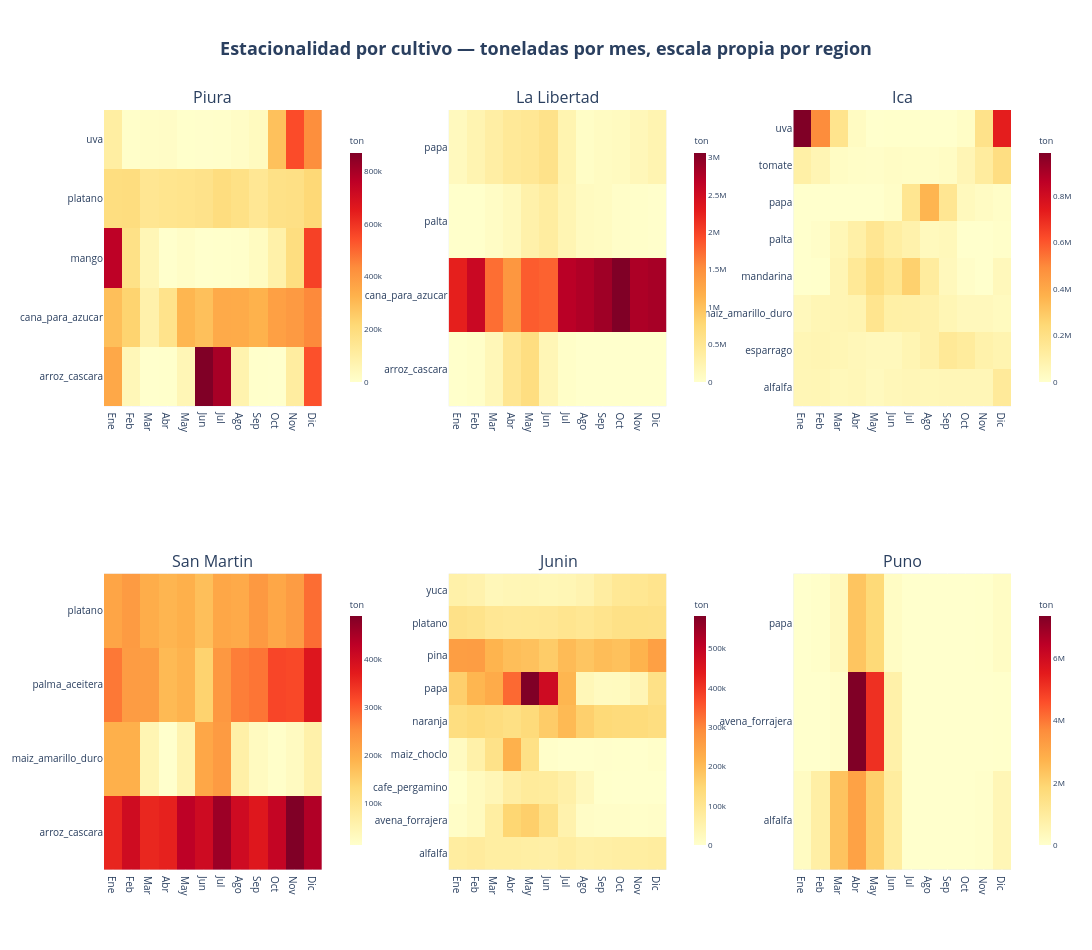

Notebook code cell kept with this figure:
### Markdown cell above
### Estacionalidad por cultivo, dentro de cada región

Cada celda es el total de toneladas 2020–2025 de ese cultivo en ese mes (no %). Igual que el heatmap anterior, cada panel de región usa su **propia escala de color**.

### Code cell
cultivo_mes = (
    df_cultivo.groupby(["region", "cultivo", "mes"], observed=True)["produccion_ton"]
    .sum(min_count=1)
    .reset_index()
)

# go.Heatmap por región (no facet de px) para que cada panel solo liste sus propios cultivos
# y tenga su propia escala de color (en toneladas, no %) — mismo enfoque que la fig. anterior
from plotly.subplots import make_subplots

regiones_cultivo = [r for r in REGION_ORDER if r in cultivo_mes["region"].unique()]
ncols = 3
nrows = -(-len(regiones_cultivo) // ncols)

fig = make_subplots(
    rows=nrows, cols=ncols, subplot_titles=regiones_cultivo,
    horizontal_spacing=0.14, vertical_spacing=0.22,
)

coloraxes = {}
for i, region in enumerate(regiones_cultivo):
    sub = cultivo_mes[cultivo_mes["region"] == region]
    cultivos_region = sorted(sub["cultivo"].unique())
    tabla = sub.pivot_table(index="cultivo", columns="mes", values="produccion_ton", aggfunc="sum")
    tabla = tabla.reindex(index=cultivos_region, columns=MESES_ORDEN)

    row, col = i // ncols + 1, i % ncols + 1
    eje = "" if i == 0 else str(i + 1)
    xdom = fig.layout[f"xaxis{eje}"].domain
    ydom = fig.layout[f"yaxis{eje}"].domain
    nombre_coloraxis = "coloraxis" if i == 0 else f"coloraxis{i + 1}"

    fig.add_trace(
        go.Heatmap(z=tabla.values, x=MESES_ABREV, y=cultivos_region, coloraxis=nombre_coloraxis),
        row=row, col=col,
    )
    coloraxes[nombre_coloraxis] = dict(
        colorscale="YlOrRd",
        colorbar=dict(
            x=xdom[1] + 0.02, y=sum(ydom) / 2, len=(ydom[1] - ydom[0]) * 0.9,
            thickness=12, title=dict(text="ton", font=dict(size=9)), tickfont=dict(size=8),
        ),
    )

fig.update_layout(
    title=titulo_centrado("Estacionalidad por cultivo — toneladas por mes, escala propia por region"),
    width=1500, height=950,
    margin=dict(t=110, b=80),
    **coloraxes,
)
fig.update_xaxes(tickfont=dict(size=10))
fig.update_yaxes(tickfont=dict(size=10))
guardar(fig, "eda_regional_heatmap_cultivo_mes")
fig.show()

### Figure 1 — Plotly figure (JSON) as saved in the notebook; plotly's stock layout.template omitted (floating-point values rounded to 4 significant figures)
{"data": [{"coloraxis": "coloraxis", "type": "heatmap", "x": ["Ene", "Feb", "Mar", "Abr", "May", "Jun", "Jul", "Ago", "Sep", "Oct", "Nov", "Dic"], "xaxis": "x", "y": ["arroz_cascara", "cana_para_azucar", "mango", "platano", "uva"], "yaxis": "y", "z": [[356700.0, 50460.0, 0.0, 1295.0, 53990.0, 871300.0, 800700.0, 74460.0, 1722.0, 194.0, 109100.0, 541100.0], [291200.0, 233000.0, 82630.0, 163100.0, 315700.0, 287600.0, 349300.0, 347100.0, 325400.0, 380900.0, 398100.0, 440100.0], [759000.0, 173500.0, 54370.0, 904.0, 12630.0, 498.0, 1343.0, 4310.0, 26380.0, 85950.0, 191500.0, 572000.0], [190700.0, 194600.0, 146200.0, 155100.0, 160000.0, 166900.0, 195100.0, 175800.0, 140200.0, 172600.0, 178600.0, 215500.0], [103900.0, 8540.0, 12140.0, 15600.0, 2720.0, 3075.0, 5650.0, 15900.0, 33210.0, 286000.0, 549800.0, 428700.0]]}, {"coloraxis": "coloraxis2", "type": "heatmap", "x": ["Ene", "Feb", "Mar", "Abr", "May", "Jun", "Jul", "Ago", "Sep", "Oct", "Nov", "Dic"], "xaxis": "x2", "y": ["arroz_cascara", "cana_para_azucar", "palta", "papa"], "yaxis": "y2", "z": [[5224.0, 31920.0, 171100.0, 509400.0, 667100.0, 193800.0, 30710.0, 2025.0, 461.0, 36.0, 1778.0, 101.0], [2263000.0, 2564000.0, 1722000.0, 1431000.0, 1831000.0, 1792000.0, 2700000.0, 2767000.0, 2874000.0, 3066000.0, 2783000.0, 2822000.0], [5091.0, 6975.0, 63990.0, 130500.0, 292300.0, 381300.0, 216100.0, 104400.0, 87390.0, 38260.0, 29660.0, 10770.0], [122200.0, 235600.0, 352100.0, 456600.0, 492900.0, 588100.0, 239700.0, 51570.0, 86210.0, 102600.0, 166600.0, 233400.0]]}, {"coloraxis": "coloraxis3", "type": "heatmap", "x": ["Ene", "Feb", "Mar", "Abr", "May", "Jun", "Jul", "Ago", "Sep", "Oct", "Nov", "Dic"], "xaxis": "x3", "y": ["alfalfa", "esparrago", "maiz_amarillo_duro", "mandarina", "palta", "papa", "tomate", "uva"], "yaxis": "y3", "z": [[62490.0, 63090.0, 50380.0, 55260.0, 39060.0, 54460.0, 58740.0, 56710.0, 59770.0, 58830.0, 59360.0, 139500.0], [64400.0, 70090.0, 64740.0, 53230.0, 45180.0, 45370.0, 70090.0, 96530.0, 149500.0, 131100.0, 91730.0, 77840.0], [44730.0, 63650.0, 66940.0, 75890.0, 174400.0, 105700.0, 104800.0, 96470.0, 64310.0, 45170.0, 45980.0, 36030.0], [112.0, 1726.0, 66350.0, 149100.0, 216300.0, 169100.0, 270800.0, 128000.0, 44960.0, 12530.0, 0.0, 47300.0], [455.9, 10860.0, 57700.0, 103300.0, 165600.0, 118600.0, 90260.0, 41580.0, 49310.0, 0.0, 0.0, 7994.0], [526.2, 897.8, 1040.0, 939.9, 371.7, 15000.0, 168200.0, 358900.0, 164400.0, 40640.0, 25370.0, 15080.0], [105200.0, 67400.0, 23740.0, 14850.0, 10510.0, 20080.0, 16570.0, 14600.0, 23370.0, 65310.0, 127800.0, 212600.0], [986000.0, 492900.0, 178700.0, 28780.0, 460.0, 3147.0, 1535.0, 1021.0, 1338.0, 15410.0, 189200.0, 733500.0]]}, {"coloraxis": "coloraxis4", "type": "heatmap", "x": ["Ene", "Feb", "Mar", "Abr", "May", "Jun", "Jul", "Ago", "Sep", "Oct", "Nov", "Dic"], "xaxis": "x4", "y": ["arroz_cascara", "maiz_amarillo_duro", "palma_aceitera", "platano"], "yaxis": "y4", "z": [[358600.0, 403200.0, 355900.0, 363100.0, 428800.0, 405200.0, 462900.0, 404400.0, 378500.0, 418900.0, 490700.0, 442900.0], [194600.0, 193800.0, 44430.0, 10880.0, 50050.0, 208800.0, 228800.0, 61200.0, 27330.0, 15040.0, 26460.0, 57210.0], [270800.0, 225900.0, 224300.0, 178800.0, 188700.0, 140800.0, 233500.0, 265400.0, 273600.0, 321300.0, 317900.0, 380200.0], [212700.0, 227300.0, 198200.0, 185700.0, 193500.0, 171400.0, 208200.0, 203900.0, 230800.0, 209200.0, 225700.0, 280900.0]]}, {"coloraxis": "coloraxis5", "type": "heatmap", "x": ["Ene", "Feb", "Mar", "Abr", "May", "Jun", "Jul", "Ago", "Sep", "Oct", "Nov", "Dic"], "xaxis": "x5", "y": ["alfalfa", "avena_forrajera", "cafe_pergamino", "maiz_choclo", "naranja", "papa", "pina", "platano", "yuca"], "yaxis": "y5", "z": [[72490.0, 78560.0, 70060.0, 68710.0, 66550.0, 62960.0, 72550.0, 60820.0, 64930.0, 67510.0, 70480.0, 73690.0], [7859.0, 20720.0, 70010.0, 150100.0, 164500.0, 115800.0, 50930.0, 10680.0, 6861.0, 6068.0, 4417.0, 6210.0], [0.0, 21620.0, 35390.0, 66900.0, 81410.0, 77900.0, 58760.0, 26390.0, 1685.0, 0.0, 0.0, 0.0], [18530.0, 57680.0, 112800.0, 219800.0, 117800.0, 5462.0, 208.1, 760.7, 2423.0, 856.5, 269.9, 4306.0], [127600.0, 139200.0, 129200.0, 121500.0, 136500.0, 170000.0, 204200.0, 161700.0, 142600.0, 137000.0, 136000.0, 128900.0], [163600.0, 211700.0, 232300.0, 332900.0, 582100.0, 478300.0, 211700.0, 33230.0, 19200.0, 20850.0, 38840.0, 116100.0], [257100.0, 259800.0, 215000.0, 196100.0, 189500.0, 169400.0, 200600.0, 182300.0, 197800.0, 190900.0, 216000.0, 252800.0], [114800.0, 109700.0, 93050.0, 90030.0, 91250.0, 93300.0, 102300.0, 95020.0, 105400.0, 116000.0, 117400.0, 115800.0], [58230.0, 50660.0, 31090.0, 36360.0, 37500.0, 34020.0, 37940.0, 47040.0, 71130.0, 91180.0, 96400.0, 105400.0]]}, {"coloraxis": "coloraxis6", "type": "heatmap", "x": ["Ene", "Feb", "Mar", "Abr", "May", "Jun", "Jul", "Ago", "Sep", "Oct", "Nov", "Dic"], "xaxis": "x6", "y": ["alfalfa", "avena_forrajera", "papa"], "yaxis": "y6", "z": [[218600.0, 808900.0, 2343000.0, 3152000.0, 2070000.0, 938900.0, 0.0, 0.0, 16.5, 0.0, 47780.0, 450300.0], [0.0, 0.0, 93580.0, 7339000.0, 5118000.0, 720900.0, 0.0, 0.0, 0.0, 0.0, 0.0, 23070.0], [71.0, 53370.0, 315400.0, 2317000.0, 1800000.0, 159700.0, 0.0, 0.0, 507.0, 0.0, 10760.0, 164800.0]]}], "layout": {"annotations": [{"font": {"size": 16}, "showarrow": false, "text": "Piura", "x": 0.12, "xanchor": "center", "xref": "paper", "y": 1.0, "yanchor": "bottom", "yref": "paper"}, {"font": {"size": 16}, "showarrow": false, "text": "La Libertad", "x": 0.5, "xanchor": "center", "xref": "paper", "y": 1.0, "yanchor": "bottom", "yref": "paper"}, {"font": {"size": 16}, "showarrow": false, "text": "Ica", "x": 0.88, "xanchor": "center", "xref": "paper", "y": 1.0, "yanchor": "bottom", "yref": "paper"}, {"font": {"size": 16}, "showarrow": false, "text": "San Martin", "x": 0.12, "xanchor": "center", "xref": "paper", "y": 0.39, "yanchor": "bottom", "yref": "paper"}, {"font": {"size": 16}, "showarrow": false, "text": "Junin", "x": 0.5, "xanchor": "center", "xref": "paper", "y": 0.39, "yanchor": "bottom", "yref": "paper"}, {"font": {"size": 16}, "showarrow": false, "text": "Puno", "x": 0.88, "xanchor": "center", "xref": "paper", "y": 0.39, "yanchor": "bottom", "yref": "paper"}], "coloraxis": {"colorbar": {"len": 0.351, "thickness": 12, "tickfont": {"size": 8}, "title": {"font": {"size": 9}, "text": "ton"}, "x": 0.26, "y": 0.805}, "colorscale": [[0.0, "rgb(255,255,204)"], [0.125, "rgb(255,237,160)"], [0.25, "rgb(254,217,118)"], [0.375, "rgb(254,178,76)"], [0.5, "rgb(253,141,60)"], [0.625, "rgb(252,78,42)"], [0.75, "rgb(227,26,28)"], [0.875, "rgb(189,0,38)"], [1.0, "rgb(128,0,38)"]]}, "coloraxis2": {"colorbar": {"len": 0.351, "thickness": 12, "tickfont": {"size": 8}, "title": {"font": {"size": 9}, "text": "ton"}, "x": 0.64, "y": 0.805}, "colorscale": [[0.0, "rgb(255,255,204)"], [0.125, "rgb(255,237,160)"], [0.25, "rgb(254,217,118)"], [0.375, "rgb(254,178,76)"], [0.5, "rgb(253,141,60)"], [0.625, "rgb(252,78,42)"], [0.75, "rgb(227,26,28)"], [0.875, "rgb(189,0,38)"], [1.0, "rgb(128,0,38)"]]}, "coloraxis3": {"colorbar": {"len": 0.351, "thickness": 12, "tickfont": {"size": 8}, "title": {"font": {"size": 9}, "text": "ton"}, "x": 1.02, "y": 0.805}, "colorscale": [[0.0, "rgb(255,255,204)"], [0.125, "rgb(255,237,160)"], [0.25, "rgb(254,217,118)"], [0.375, "rgb(254,178,76)"], [0.5, "rgb(253,141,60)"], [0.625, "rgb(252,78,42)"], [0.75, "rgb(227,26,28)"], [0.875, "rgb(189,0,38)"], [1.0, "rgb(128,0,38)"]]}, "coloraxis4": {"colorbar": {"len": 0.351, "thickness": 12, "tickfont": {"size": 8}, "title": {"font": {"size": 9}, "text": "ton"}, "x": 0.26, "y": 0.195}, "colorscale": [[0.0, "rgb(255,255,204)"], [0.125, "rgb(255,237,160)"], [0.25, "rgb(254,217,118)"], [0.375, "rgb(254,178,76)"], [0.5, "rgb(253,141,60)"], [0.625, "rgb(252,78,42)"], [0.75, "rgb(227,26,28)"], [0.875, "rgb(189,0,38)"], [1.0, "rgb(128,0,38)"]]}, "coloraxis5": {"colorbar": {"len": 0.351, "thickness": 12, "tickfont": {"size": 8}, "title": {"font": {"size": 9}, "text": "ton"}, "x": 0.64, "y": 0.195}, "colorscale": [[0.0, "rgb(255,255,204)"], [0.125, "rgb(255,237,160)"], [0.25, "rgb(254,217,118)"], [0.375, "rgb(254,178,76)"], [0.5, "rgb(253,141,60)"], [0.625, "rgb(252,78,42)"], [0.75, "rgb(227,26,28)"], [0.875, "rgb(189,0,38)"], [1.0, "rgb(128,0,38)"]]}, "coloraxis6": {"colorbar": {"len": 0.351, "thickness": 12, "tickfont": {"size": 8}, "title": {"font": {"size": 9}, "text": "ton"}, "x": 1.02, "y": 0.195}, "colorscale": [[0.0, "rgb(255,255,204)"], [0.125, "rgb(255,237,160)"], [0.25, "rgb(254,217,118)"], [0.375, "rgb(254,178,76)"], [0.5, "rgb(253,141,60)"], [0.625, "rgb(252,78,42)"], [0.75, "rgb(227,26,28)"], [0.875, "rgb(189,0,38)"], [1.0, "rgb(128,0,38)"]]}, "height": 950, "margin": {"b": 80, "t": 110}, "title": {"font": {"size": 18}, "text": "<b>Estacionalidad por cultivo — toneladas por mes, escala propia por region</b>", "x": 0.5, "xanchor": "center"}, "width": 1500, "xaxis": {"anchor": "y", "domain": [0.0, 0.24], "tickfont": {"size": 10}}, "xaxis2": {"anchor": "y2", "domain": [0.38, 0.62], "tickfont": {"size": 10}}, "xaxis3": {"anchor": "y3", "domain": [0.76, 1.0], "tickfont": {"size": 10}}, "xaxis4": {"anchor": "y4", "domain": [0.0, 0.24], "tickfont": {"size": 10}}, "xaxis5": {"anchor": "y5", "domain": [0.38, 0.62], "tickfont": {"size": 10}}, "xaxis6": {"anchor": "y6", "domain": [0.76, 1.0], "tickfont": {"size": 10}}, "yaxis": {"anchor": "x", "domain": [0.61, 1.0], "tickfont": {"size": 10}}, "yaxis2": {"anchor": "x2", "domain": [0.61, 1.0], "tickfont": {"size": 10}}, "yaxis3": {"anchor": "x3", "domain": [0.61, 1.0], "tickfont": {"size": 10}}, "yaxis4": {"anchor": "x4", "domain": [0.0, 0.39], "tickfont": {"size": 10}}, "yaxis5": {"anchor": "x5", "domain": [0.0, 0.39], "tickfont": {"size": 10}}, "yaxis6": {"anchor": "x6", "domain": [0.0, 0.39], "tickfont": {"size": 10}}}}
